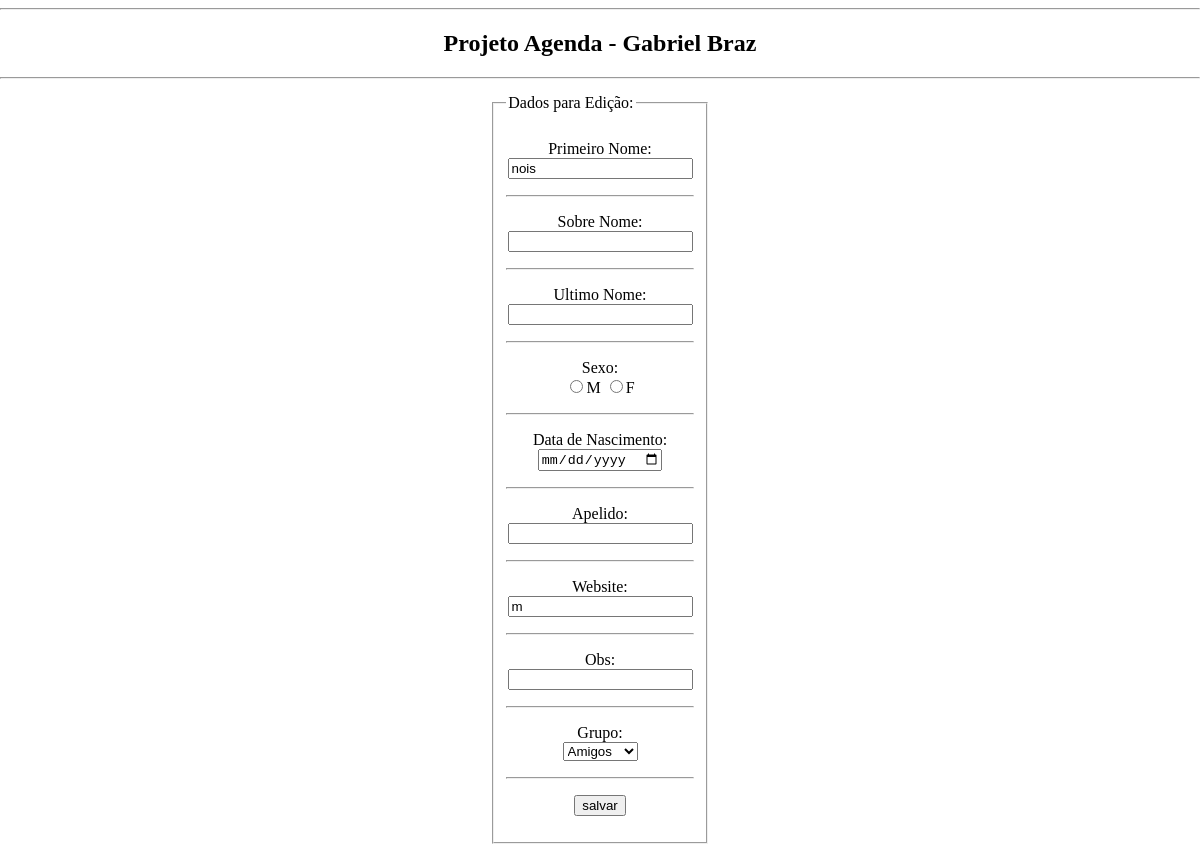
/editarEntidade.php?idEntidade=6&nomeEntidade=Rafaela, run on an earlier commit of the app's database.
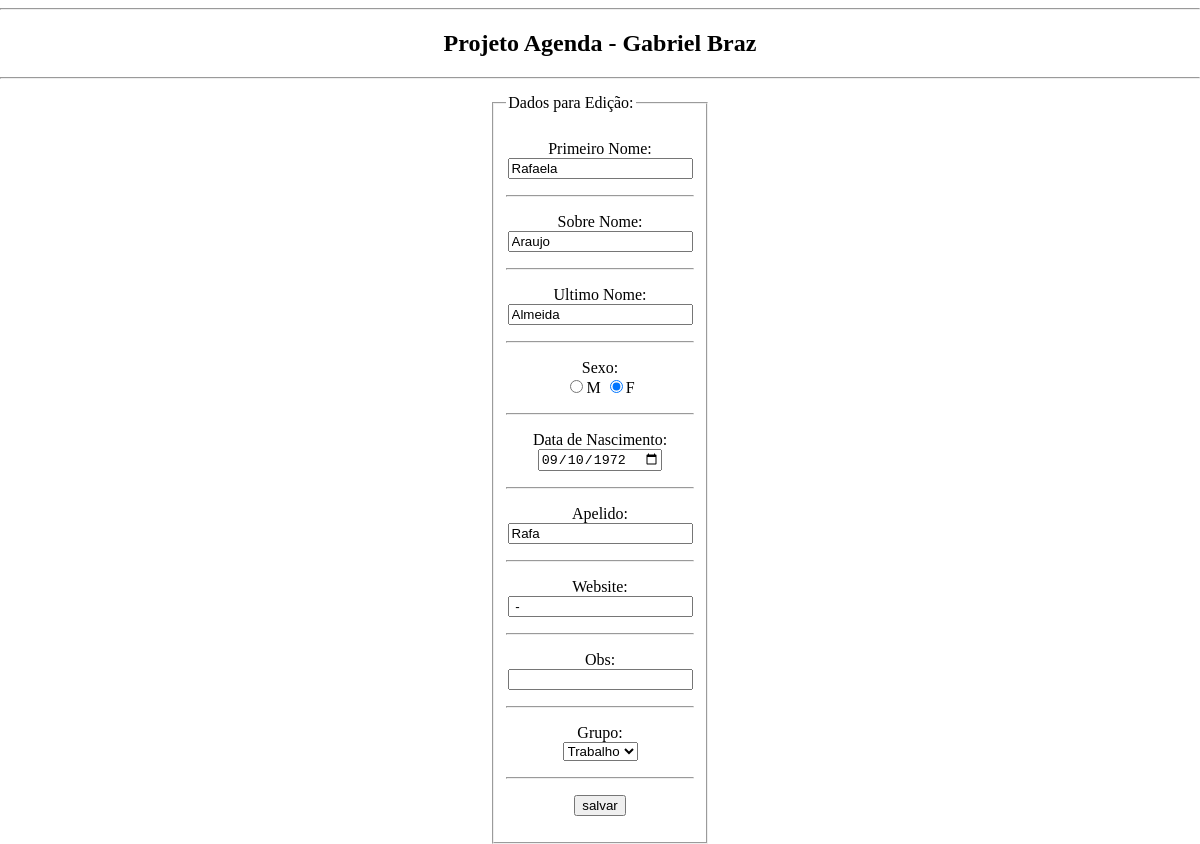
And on a later commit of the database.
### tables this page shows
CREATE TABLE `entidade` (
  `idEntidade` int(11) NOT NULL,
  `IdListaGrupo_Entidade` int(11) DEFAULT NULL,
  `primeiroNome` varchar(50) NOT NULL,
  `sobreNome` varchar(50) DEFAULT NULL,
  `ultimoNome` varchar(50) DEFAULT NULL,
  `sexo` char(1) DEFAULT NULL,
  `dataNascimento` date DEFAULT NULL,
  `apelido` varchar(50) DEFAULT NULL,
  `website` varchar(200) DEFAULT NULL,
  `Obs` varchar(200) DEFAULT NULL
);

### editarEntidade.php (the view, shortened to what this page needs)
<!DOCTYPE HTML>
<html lang="pt-br">
	<head>
		<link rel="stylesheet" type="text/css" href="stylesheet.css" />
		<?php
			include "conexao.php";
			$id_entidade 	= $_GET['idEntidade'];
			$sql 		= "SELECT * FROM entidade WHERE idEntidade = $id_entidade";
			$contatos 	= $conex -> prepare($sql);
			$contatos 	-> execute();
			foreach($contatos as $bolacha)
			{
				$primeiroNome_edicao 		  = $bolacha['primeiroNome'];
				$sobreNome_edicao 			  = $bolacha['sobreNome'];
				$ultimoNome_edicao 			  = $bolacha['ultimoNome'];
				$sexo_edicao				  = $bolacha['sexo'];
				$dataNascimento_edicao		  = $bolacha['dataNascimento'];
				$apelido_edicao				  = $bolacha['apelido'];
				$website_edicao				  = $bolacha['website'];
				$obs_edicao					  = $bolacha['Obs'];
			}
		?>
	</head>
	<body>
		<header>
			<hr>
			<h2><center>Projeto Agenda - Gabriel Braz</center></h2>
			<hr>
		</header>
		<center>
		<div>
			<form action="" method="POST">
				<fieldset>
					<legend>
						Dados para Edição:
					</legend>
					<p>
						Primeiro Nome: <br>
						<input type="text" value="<?php echo $primeiroNome_edicao; ?>" name="primeiro_nome" autofocus>
					</p>
					<hr>
					<p>
						Sobre Nome:<br>
						<input type="text" value="<?php echo $sobreNome_edicao; ?>" name="sobre_nome">
					</p>
					<hr>
					<p>
						Ultimo Nome:<br>
						<input type="text" value="<?php echo $ultimoNome_edicao; ?>"  name="ultimo_nome">
					</p>
					<hr>
					<p>
						Sexo:<br>
						<input type="radio" value="m" <?php if ($sexo_edicao == "m") echo "checked";?> name="sexo">M
						<input type="radio" value="f" <?php if ($sexo_edicao == "f") echo "checked";?> name="sexo">F
					</p>
					<hr>
					<p>
						Data de Nascimento:<br>
						<input type="date" value="<?php echo $dataNascimento_edicao; ?>" name="data_nascimento">
					</p>
					<hr>
					<p>
						Apelido:<br>
						<input type="text" value="<?php echo $apelido_edicao; ?>" name="apelido">
					</p>
					<hr>
					<p>
						Website:<br>
						<input type="text" value="<?php echo $website_edicao; ?>" name="website">
					</p>
					<hr>
					<p>
						Obs:<br>
						<input type="text" value="<?php echo $obs_edicao; ?>" name="obs">
					</p>
					<hr>
					<p>
						Grupo:<br>
						<select name="id_grupo">
							<?php
								include "callGrupos.php";
							?>
						</select>
					</p>
					<hr>
					<p>
						<input type="submit" value="salvar" name="salvar">
					</p>
				</fieldset>
		</div>
		</center>
	</body>
</html>

What changed in the data, as far as the page shows it:
changed entidade: primeiro_nome "nois" → "Rafaela"; sobre_nome (not shown) → "Araujo"; ultimo_nome (not shown) → "Almeida"; sexo "☐" → "☑"; data_nascimento (not shown) → "09/10/1972"; apelido (not shown) → "Rafa"; website "m" → "-"
Also different on the page:
form field id_grupo: "Amigos" → "Trabalho"
